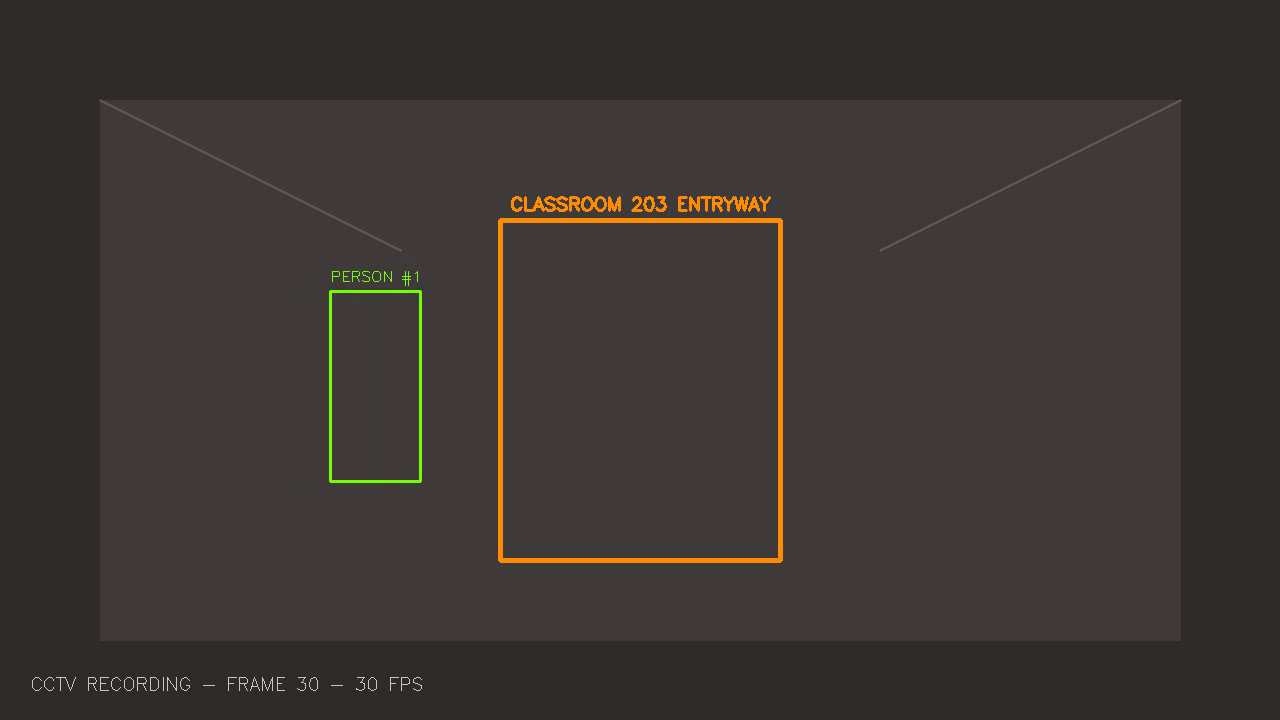
#> input picture frame 30 of ai-service/data/videos/test_video.mp4, 1280 x 720 px
$ python benchmark_video.py
#> lines starting #> are read from the running program, lines starting #| are printed output that depends on the picture
### ai-service/app/camera/source.py
"""Unified Video Source abstraction for Webcam, Recorded MP4/AVI, and future RTSP feeds."""
import cv2
from typing import Union, Tuple, Optional


class VideoSource:
    def __init__(self, source: Union[int, str], loop: bool = True):
        self.source = source
        self.loop = loop
        self.cap = cv2.VideoCapture(source)

        if not self.cap.isOpened():
            raise RuntimeError(f"Could not open video source: {source}")

        # Cache properties
        self._fps = self.cap.get(cv2.CAP_PROP_FPS) or 30.0
        self._width = int(self.cap.get(cv2.CAP_PROP_FRAME_WIDTH))
        self._height = int(self.cap.get(cv2.CAP_PROP_FRAME_HEIGHT))
        self._total_frames = int(self.cap.get(cv2.CAP_PROP_FRAME_COUNT))

    def read(self) -> Tuple[bool, Optional[any]]:
        ret, frame = self.cap.read()
        if not ret and self.loop and isinstance(self.source, str):
            # Rewind prerecorded video automatically
            self.cap.set(cv2.CAP_PROP_POS_FRAMES, 0)
            ret, frame = self.cap.read()
        return ret, frame

    def fps(self) -> float:
        return self._fps

    def width(self) -> int:
        return self._width

    def height(self) -> int:
        return self._height

    def is_opened(self) -> bool:
        return self.cap.isOpened()

    def release(self):
        if self.cap:
            self.cap.release()

### ai-service/app/pipeline/frame_queue.py
"""Decoupled thread-safe FrameBuffer with bounded queue and drop-oldest policy."""
from queue import Queue
from dataclasses import dataclass
from typing import Optional, Any
import numpy as np


@dataclass
class BufferedFrame:
    frame_id: int
    timestamp: float
    frame: np.ndarray
    source_name: str


class FrameBuffer:
    def __init__(self, max_size: int = 30):
        self.max_size = max_size
        self.queue: Queue[BufferedFrame] = Queue(maxsize=max_size)
        self.dropped_frames: int = 0
        self.total_received: int = 0
        self.total_consumed: int = 0

    def put(self, frame_item: BufferedFrame) -> bool:
        """Pushes frame into buffer. Drops oldest if full to preserve live stream immediacy."""
        dropped = False
        if self.queue.full():
            try:
                self.queue.get_nowait()
                self.dropped_frames += 1
                dropped = True
            except Exception:
                pass

        self.queue.put(frame_item)
        self.total_received += 1
        return dropped

    def get(self, timeout: Optional[float] = 1.0) -> Optional[BufferedFrame]:
        """Pops oldest frame. Returns None if timed out."""
        try:
            item = self.queue.get(timeout=timeout)
            self.total_consumed += 1
            return item
        except Exception:
            return None

    def size(self) -> int:
        return self.queue.qsize()

    def is_full(self) -> bool:
        return self.queue.full()

    # [8 lines left out: function stats, not called in this run]

### ai-service/app/metrics/ingestion_metrics.py
"""High-precision metrics collector for stream ingestion."""
import time
from collections import deque


class IngestionMetrics:
    def __init__(self, window_sec: float = 3.0):
        self.window_sec = window_sec
        self._input_times: deque[float] = deque()
        self._proc_times: deque[float] = deque()
        self._latencies_ms: deque[float] = deque(maxlen=60)

    def record_input(self):
        now = time.perf_counter()
        self._input_times.append(now)
        self._prune(self._input_times, now)

    def record_processed(self, latency_ms: float):
        now = time.perf_counter()
        self._proc_times.append(now)
        self._latencies_ms.append(latency_ms)
        self._prune(self._proc_times, now)

    def _prune(self, dq: deque, now: float):
        cutoff = now - self.window_sec
        while dq and dq[0] < cutoff:
            dq.popleft()

    # [8 lines left out: function input_fps, not called in this run]

    @property
    def process_fps(self) -> float:
        now = time.perf_counter()
        self._prune(self._proc_times, now)
        if len(self._proc_times) < 2:
            return 0.0
        duration = self._proc_times[-1] - self._proc_times[0]
        return (len(self._proc_times) - 1) / duration if duration > 0 else 0.0

    # [5 lines left out: function latency_ms, not called in this run]

### scripts/benchmark_video.py
"""Comprehensive benchmarking script for recorded video and webcam streams."""
import sys
import os
import time
from pathlib import Path

# Add ai-service to path
sys.path.insert(0, os.path.abspath("ai-service"))

from app.camera.source import VideoSource
from app.pipeline.frame_queue import FrameBuffer, BufferedFrame
from app.metrics.ingestion_metrics import IngestionMetrics

def benchmark_video(video_path: str, max_frames: int = 150):
    print(f"--- Running Benchmark on Video: {video_path} ---")
    src = VideoSource(video_path, loop=True)
    buf = FrameBuffer(max_size=30)
    metrics = IngestionMetrics(window_sec=2.0)

    fps_vals = []
    latencies = []

    start = time.perf_counter()
    for i in range(max_frames):
        ret, frame = src.read()
        if not ret:
            break

        now = time.perf_counter()
        metrics.record_input()
        pkt = BufferedFrame(frame_id=i, timestamp=now, frame=frame, source_name="Benchmark")
        buf.put(pkt)

        # Consume
        out_pkt = buf.get(timeout=0.1)
        proc_now = time.perf_counter()
        latency = (proc_now - out_pkt.timestamp) * 1000.0
        metrics.record_processed(latency)

        if metrics.process_fps > 0:
            fps_vals.append(metrics.process_fps)
        latencies.append(latency)
#> this loop made 31 passes
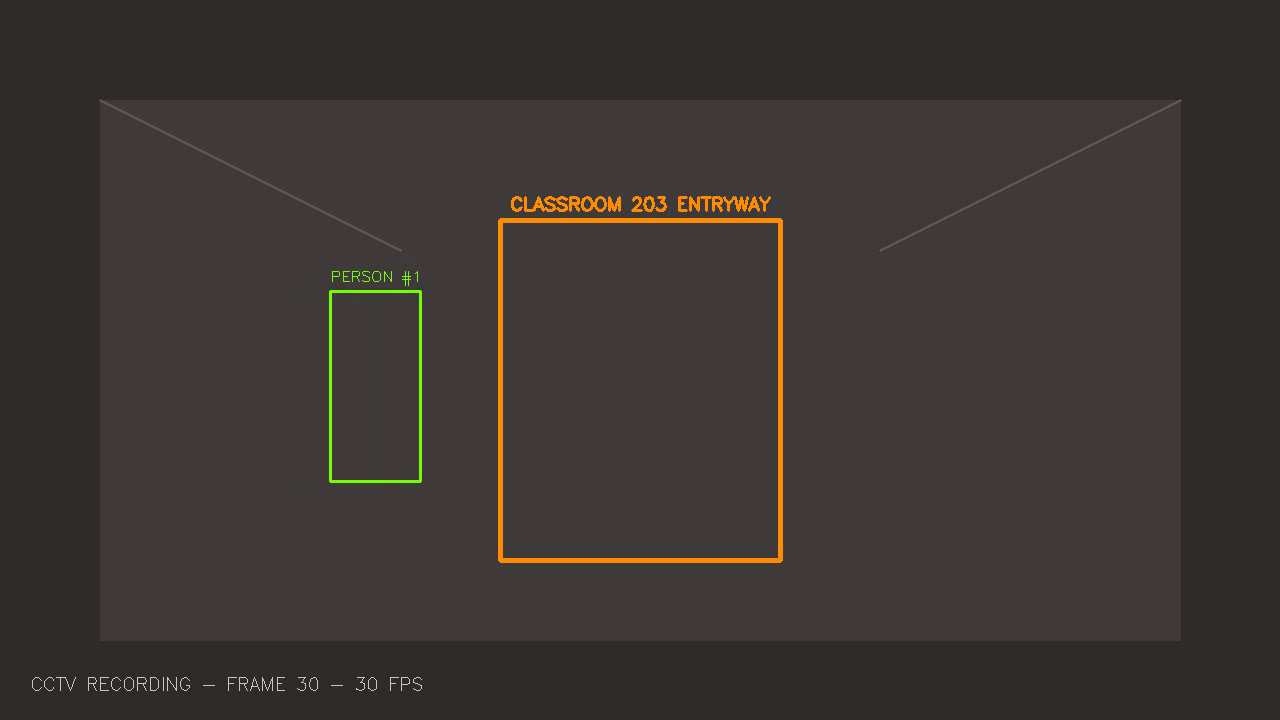
#> input picture frame 30 of ai-service/data/videos/test_video.mp4, 1280 x 720 px
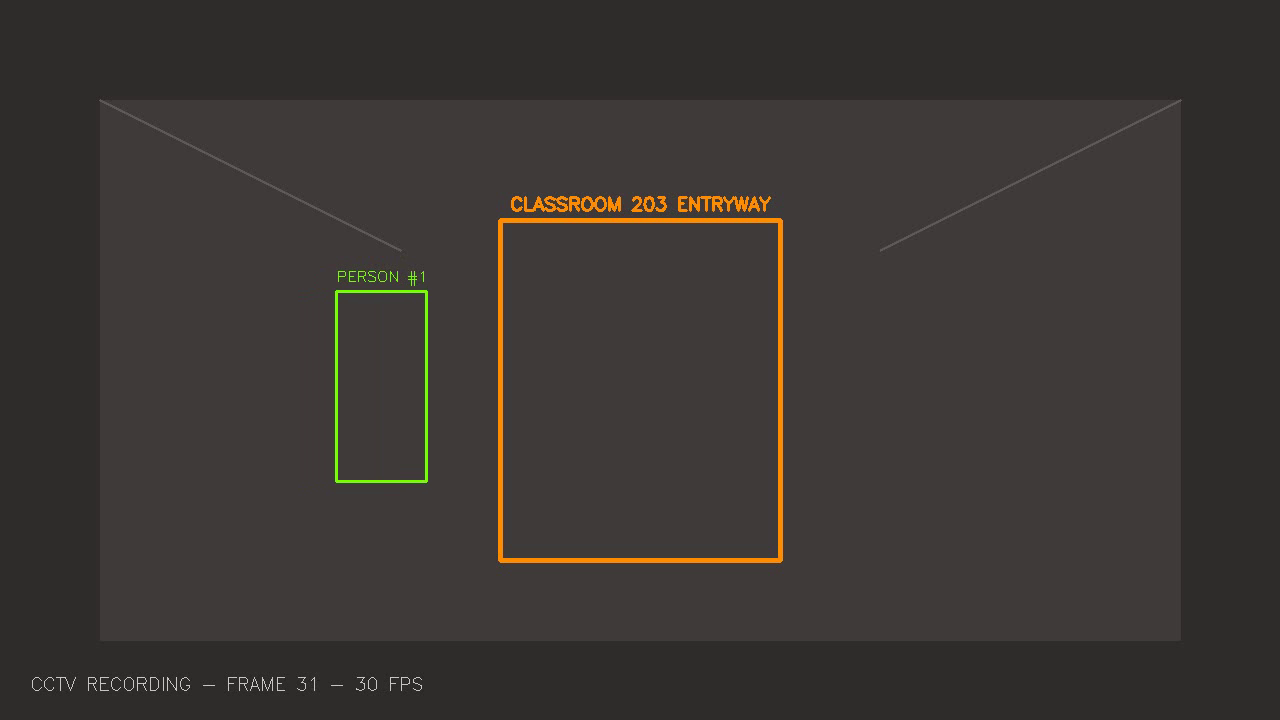
#> input picture frame 31 of ai-service/data/videos/test_video.mp4, 1280 x 720 px
#> after the loop, fps_vals = 29 values from 12.36 to 146.5; latencies = 30 values, max 0.556 at index 2, min 0.207 at index 28, mean 0.257

    total_time = time.perf_counter() - start
    src.release()

    avg_fps = len(fps_vals) / total_time if total_time > 0 else 0
    min_fps = min(fps_vals) if fps_vals else 0
    max_fps = max(fps_vals) if fps_vals else 0
    avg_lat = sum(latencies) / len(latencies) if latencies else 0

    return {
        "resolution": f"{src.width()}x{src.height()}",
        "source_fps": src.fps(),
        "frames_tested": max_frames,
        "avg_fps": avg_fps,
        "min_fps": min_fps,
        "max_fps": max_fps,
        "avg_latency_ms": avg_lat,
        "dropped_frames": buf.dropped_frames
    }

if __name__ == "__main__":
    res = benchmark_video("ai-service/data/videos/test_video.mp4", max_frames=120)
    print("RESULTS:")
    for k, v in res.items():
        print(f"  {k}: {v}")

$ run again, starting later in the video
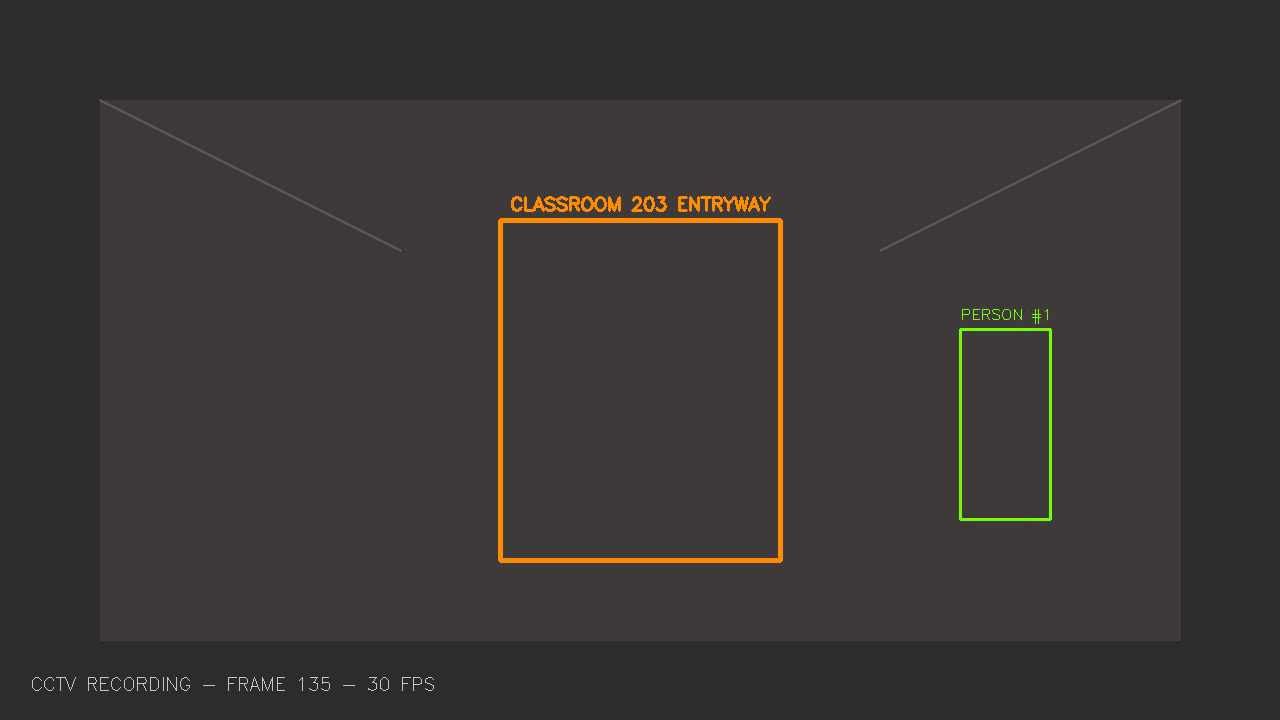
#> input picture frame 135 of ai-service/data/videos/test_video.mp4, 1280 x 720 px
#> the loop in benchmark_video, `for i in range(max_frames):` made 31 passes
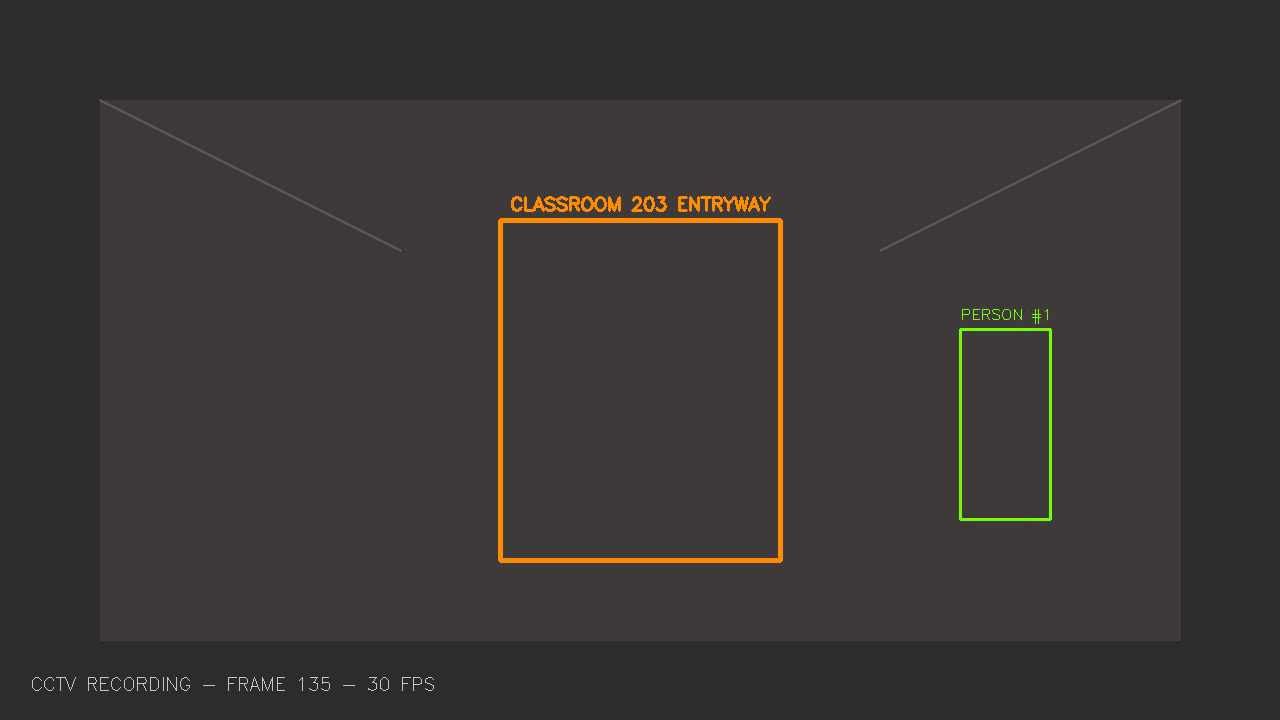
#> input picture frame 135 of ai-service/data/videos/test_video.mp4, 1280 x 720 px
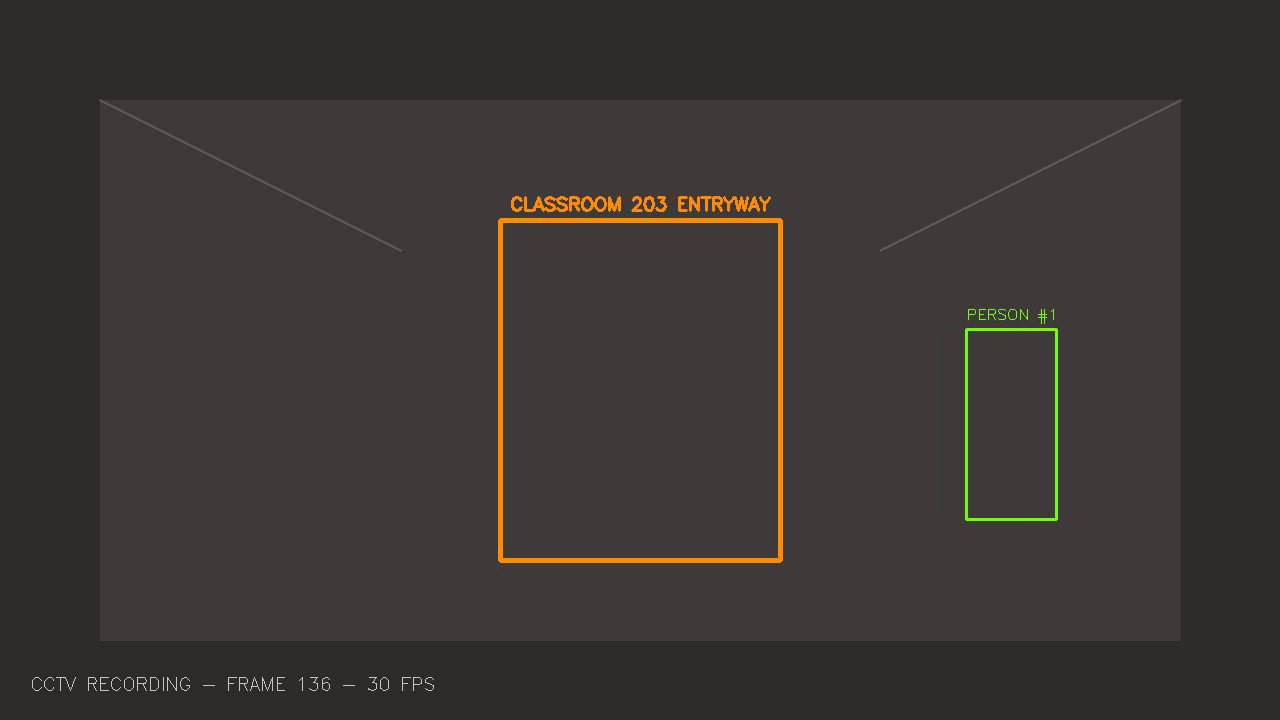
#> input picture frame 136 of ai-service/data/videos/test_video.mp4, 1280 x 720 px
#> after the loop in benchmark_video, `for i in range(max_frames):`: fps_vals = 29 values from 15.36 to 170.3; latencies = 30 values, max 0.518 at index 1, min 0.209 at index 23, mean 0.248
